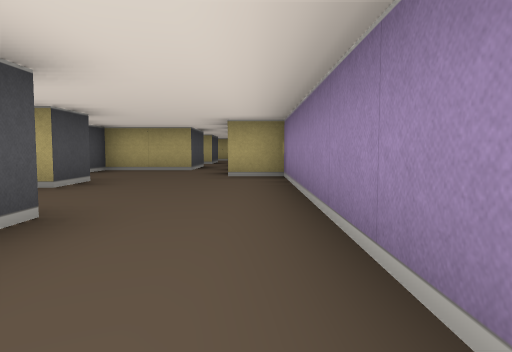
view 1 (above)

18 first-person views from a walk through a cub3D level. The camera is about half as high as the walls, tilts 4° down and sees 70° across. The floor is counted in squares. Each view is taken from the middle of a square. On the plan, view 1 faces up. The plan holds only what a view shows up to about 9 squares ahead; the rest is blank.

view 2
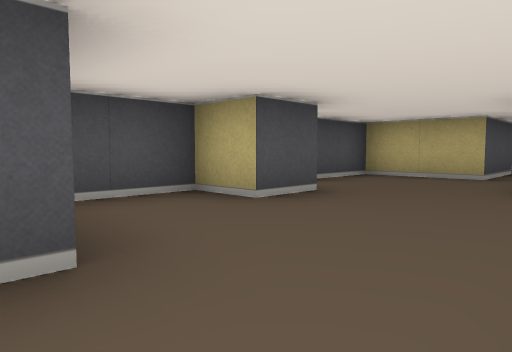

view 3
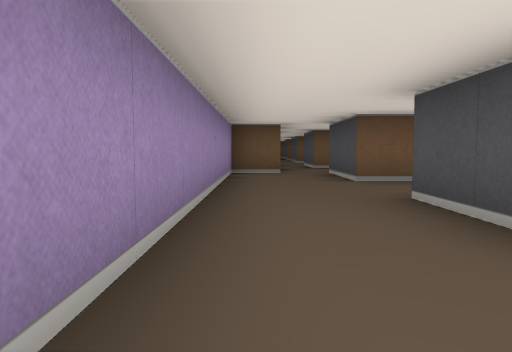

view 4
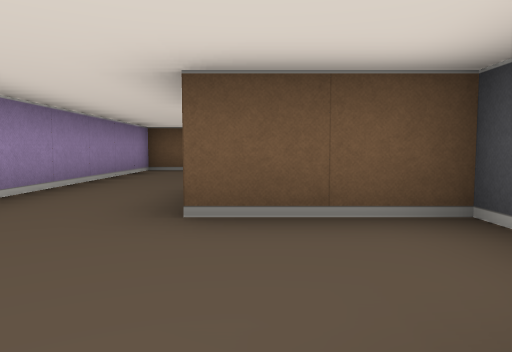

view 5
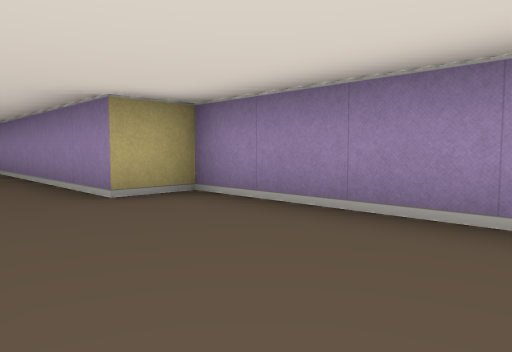

view 6
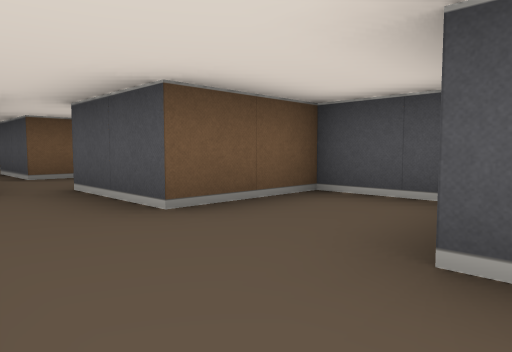

view 7
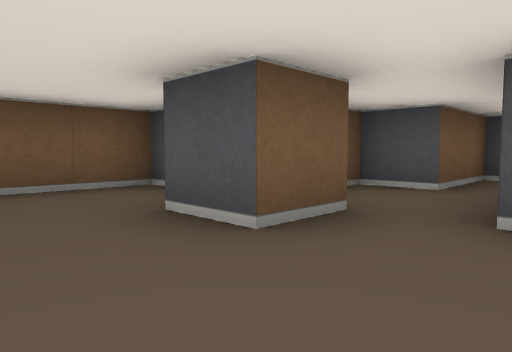

view 8
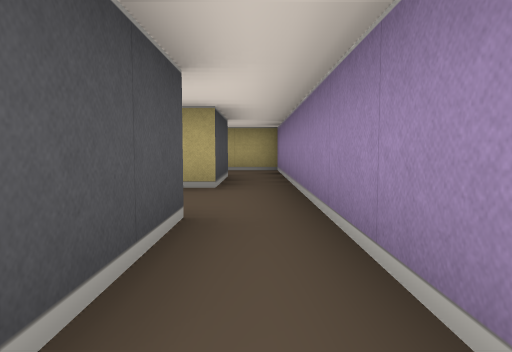

view 9
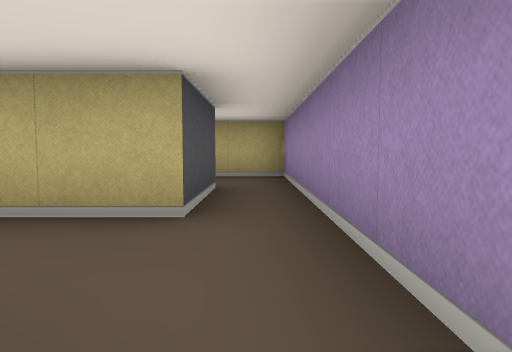

view 10
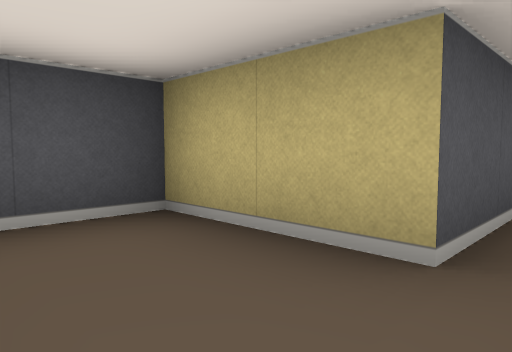

view 11
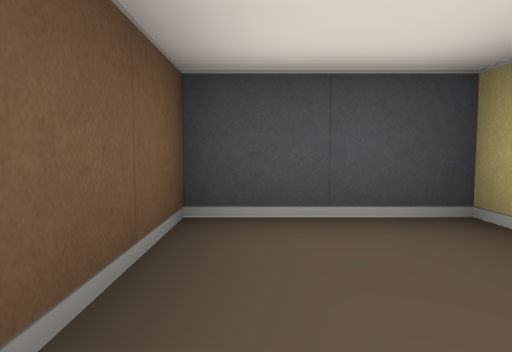

view 12
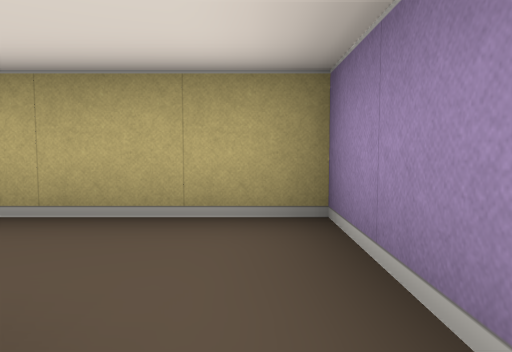

view 13
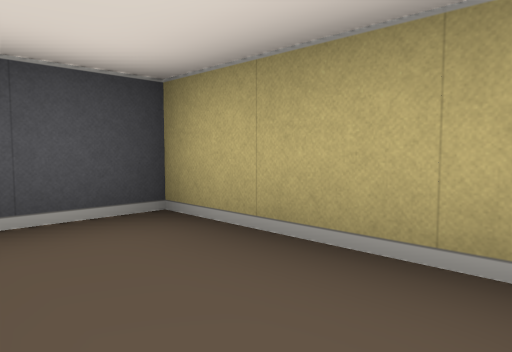

view 14
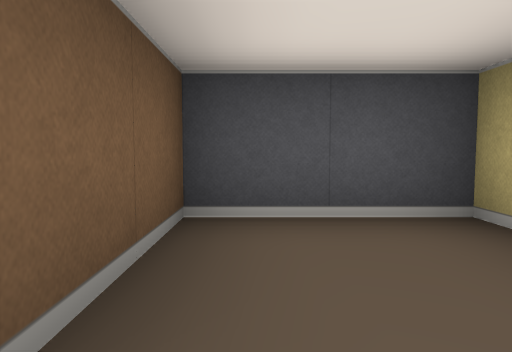

view 15
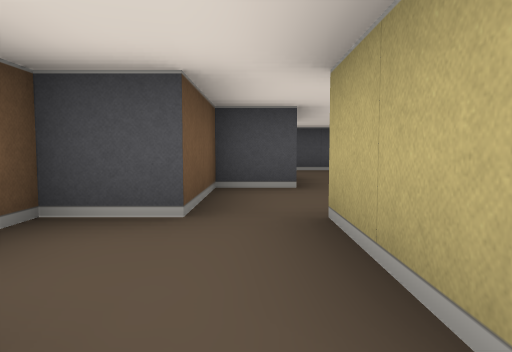

view 16
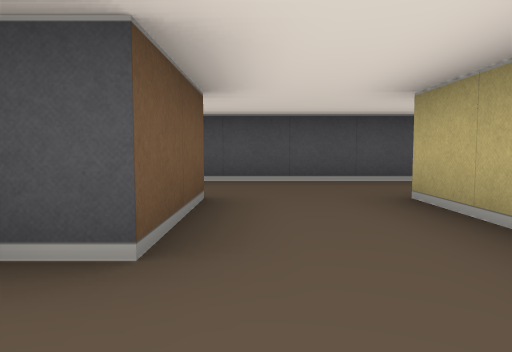

view 17
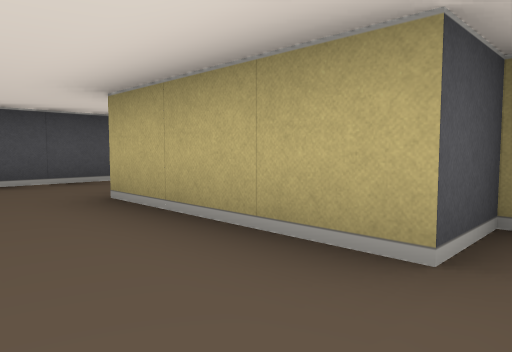

view 18
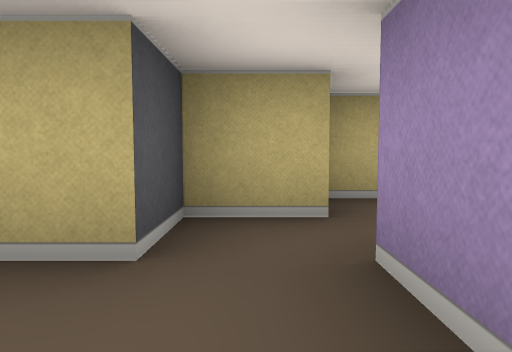

### Floor plan
Points are (right, up) in squares from view 1. A wall is a line through its corners. A room is listed if a view was taken in it or the views show most of it. See-through windows are left out.
Room 1 (view 1)
walls: (-0.6, -3.5) (0.5, -3.5) (0.5, 0.5); (-3.5, -0.1) (-3.5, -1.5) (-1.5, -1.5) (-1.5, -3.5)
ways out: opening at (-0.5, 1.5) to room 2; opening at (-1, -3)
Room 2 (views 2, 3, 4, 5, 6, 7, 8, 9, 15)
walls: (-3.6, 5.5) (-2.5, 5.5) (-2.5, 4.5) (-3.5, 4.5) (-3.5, 2.5) (-1.5, 2.5) (-1.5, 0.5); (-5.5, 5.5) (-5.5, 4.5) (-5, 4.5); (0.5, 0.5) (0.5, 6.5) (-0.5, 6.5) (-0.5, 10.5); (-1.5, 10.5) (-1.5, 8.5) (-3.5, 8.5) (-3.5, 6.5) (-5.5, 6.5)
ways out: opening at (-0.5, 1.5) to room 1; opening at (-1, 9.5) to room 3; opening at (-5, 6) to room 5
Room 3 (views 10, 11)
walls: (-1.5, 12.5) (-3.5, 12.5) (-3.5, 10.5) (-1.5, 10.5); (-0.5, 10.5) (-0.5, 12.5)
ways out: opening at (-1, 9.5) to room 2; opening at (-1, 13.5) to room 4
Room 4 (views 12, 13, 14)
walls: (-0.5, 12.5) (-0.5, 16.5) (-3.5, 16.5) (-3.5, 14.5) (-1.5, 14.5) (-1.5, 12.5)
ways out: opening at (-1, 13.5) to room 3
Room 5 (views 16, 17, 18)
walls: (-9.5, 6.5) (-7.5, 6.5) (-7.5, 5.5) (-5.5, 5.5); (-5.5, 7.6) (-5.5, 8.5); (-5.4, 9.5) (-6.5, 9.5) (-6.5, 8.5) (-9.5, 8.5); (-11.5, 9.4) (-11.5, 6.1); (-4.8, 10.5) (-5.4, 10.5)
ways out: opening at (-5, 6) to room 2; opening at (-10.5, 6); opening at (-10.5, 9)

Where each view was taken, in squares from view 1:
view 1: 0 up, 0 right, facing up
view 2: 2 up, 0 right, facing up-left
view 3: 4 up, 0 right, facing down
view 4: 5 up, 2 left, facing down
view 5: 3 up, 2 left, facing up-right
view 6: 1 up, 0 right, facing down-left
view 7: 7 up, 1 left, facing down-left
view 8: 8 up, 1 left, facing up
view 9: 10 up, 1 left, facing up
view 10: 11 up, 1 left, facing up-left
view 11: 11 up, 1 left, facing left
view 12: 14 up, 1 left, facing up
view 13: 15 up, 1 left, facing up-left
view 14: 15 up, 1 left, facing left
view 15: 6 up, 3 left, facing left
view 16: 7 up, 6 left, facing left
view 17: 7 up, 6 left, facing up-left
view 18: 7 up, 6 left, facing up
